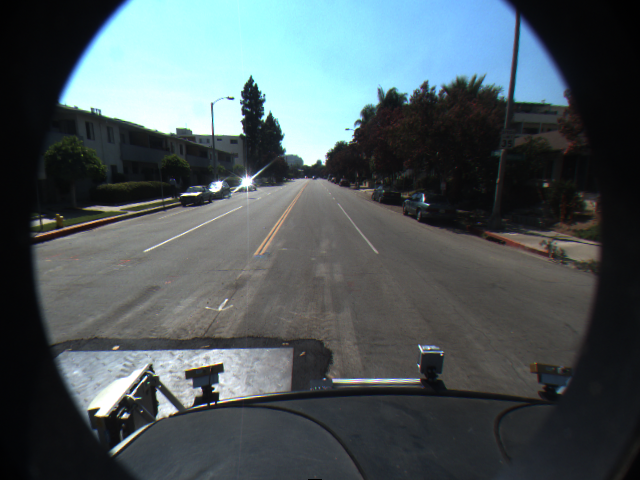
#> input picture images/lane_detection/f00000.png, 640 x 480 px
$ jupyter execute --allow-errors 03_HoughTransform.ipynb   (shell and % lines are left out)
#> lines starting #> are read from the running program, lines starting #| are printed output that depends on the picture; after the words box and inside, x2 and y2 are one past the last pixel; in counts of white or black regions, pixels touching at a corner belong together
# Assignment 3: Classical Hough Transform

## Ex. 3.1 Detect lanes and eyes

* there are two datasets available: "images/eye_tracking" and "images/lane_detection" - decide for one of them
* implement the classical Hough Transform for lines (for lane detection) **OR** circles (eye tracking) as shown in the lecture
* use a Canny edge detector to produce edge images for the sequence of images

[cell 1]
import matplotlib.pyplot as plt
from skimage import io, data, feature, color
import numpy as np
from scipy import ndimage as ndi
import math

#We use lane detection in this exercise

fig = plt.figure(figsize=(15, 10))
ax11 = plt.subplot(2, 3, 1)
ax12 = plt.subplot(2, 3, 2)
ax13 = plt.subplot(2, 3, 3)

lane1 = io.imread('images/lane_detection/f00000.png')
#> lane1 is the input picture: shape (480, 640, 3); mean R, G, B 76.8, 88.1, 91.5
#> (the rest of this cell did not finish here and is left out)

[cell 2]
# dieser Code wurde als Musterlösung von Sebastian Oltmanns zur Verfügung gestellt und von Tim renoviert
import warnings; warnings.simplefilter('ignore')
from skimage.draw import line
from skimage import io
import math
import numpy as np

def draw_line_hessian_normal(image, a, r):
#> called with a = 20, r = 20
    (dimy,dimx) = image.shape
    # compute start and end point of line
    x0 = 0
    y0 = round((r - x0 * math.cos(math.radians(a)))/math.sin(math.radians(a)))
    x1 = dimx
    y1 = round((r - x1 * math.cos(math.radians(a)))/math.sin(math.radians(a)))

    liney,linex = line(y0,x0,y1,x1)

    ret = np.copy(image)
    for yy in range(0,liney.size-1):
        if (liney[yy] > 0) and (liney[yy] < dimy-1):
            ret[liney[yy],linex[yy]] = 1
    return ret

image = np.zeros((100,100))
image = draw_line_hessian_normal(image, 20, 20)
image = draw_line_hessian_normal(image, 20, 10)
image = draw_line_hessian_normal(image, 110, 0)
image = draw_line_hessian_normal(image, -70, 10)
io.imshow(image)
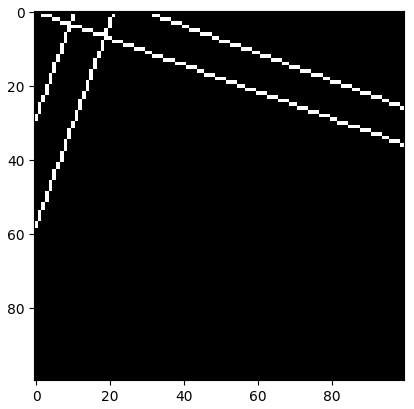
#> figure drawn by matplotlib, 1 panel

[cell 3]
from math import cos, sin, radians, ceil

# produce edge images for lane images
img1 = color.rgb2gray(lane1)
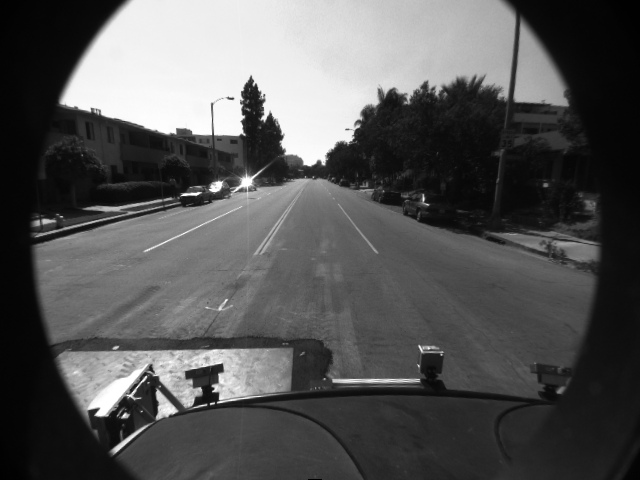
#> img1: shape (480, 640) float64; min 0, max 1, mean 0.337
lane_edges1 = feature.canny(img1)
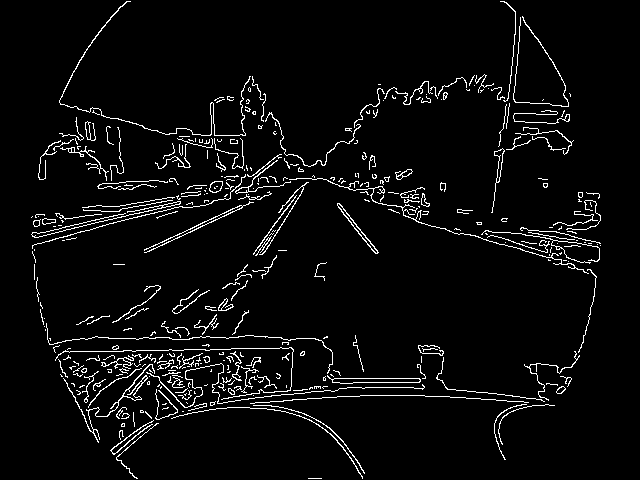
#> lane_edges1: shape (480, 640) bool; 4.5% white in thin lines or dots, all inside (x1, y1, x2, y2) = (31, 1, 601, 479)

#> (the rest of this cell did not finish here and is left out)

$ run again, with images/lane_detection/f00002.png copied over images/lane_detection/f00000.png
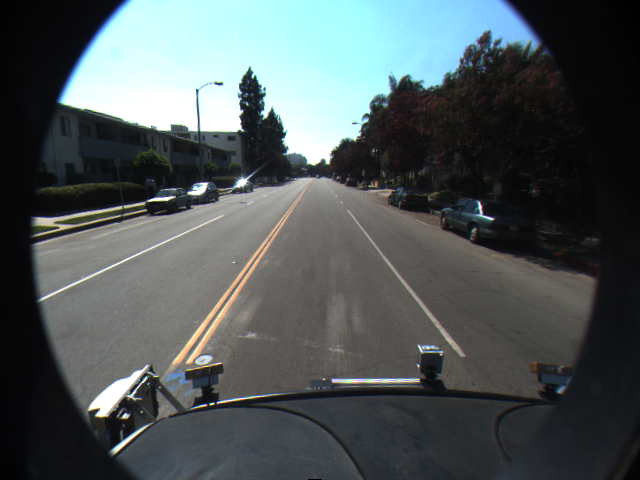
#> input picture images/lane_detection/f00002.png, 640 x 480 px
#> lane1 is the input picture: shape (480, 640, 3); mean R, G, B 79, 87.3, 88.4
#> `img1 = color.rgb2gray(lane1)`:
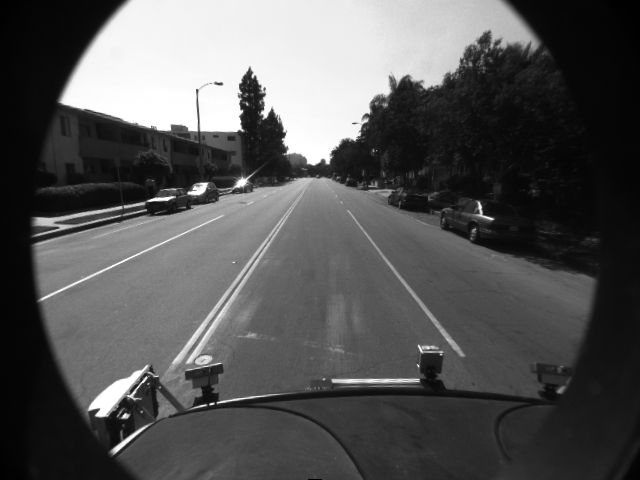
#> img1: shape (480, 640) float64; min 0, max 1, mean 0.336
#> `lane_edges1 = feature.canny(img1)`:
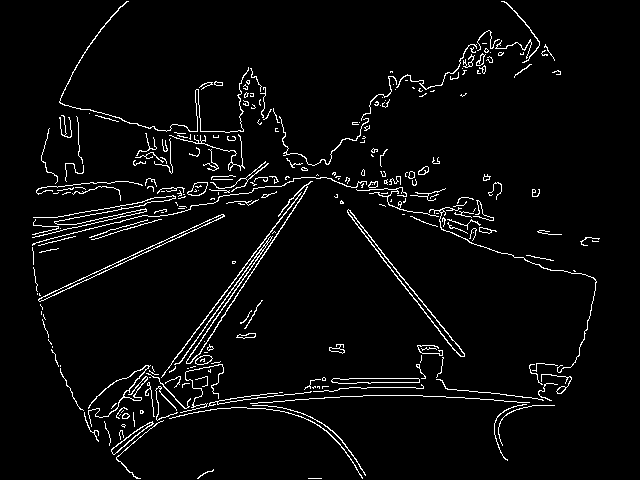
#> lane_edges1: shape (480, 640) bool; 4% white in thin lines or dots, all inside (x1, y1, x2, y2) = (32, 1, 600, 479)
